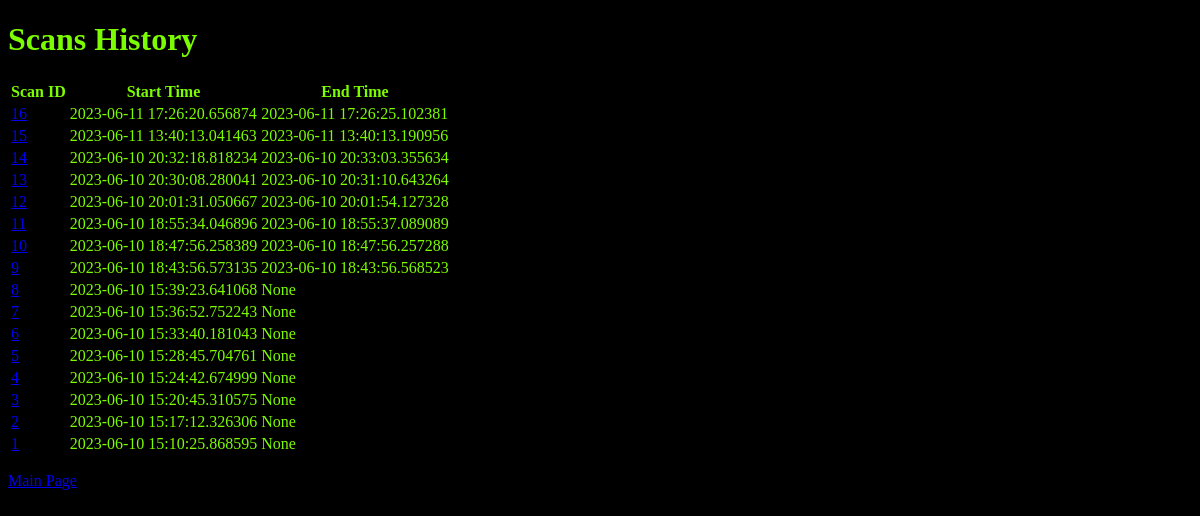
The page /scans on the database as committed earlier.
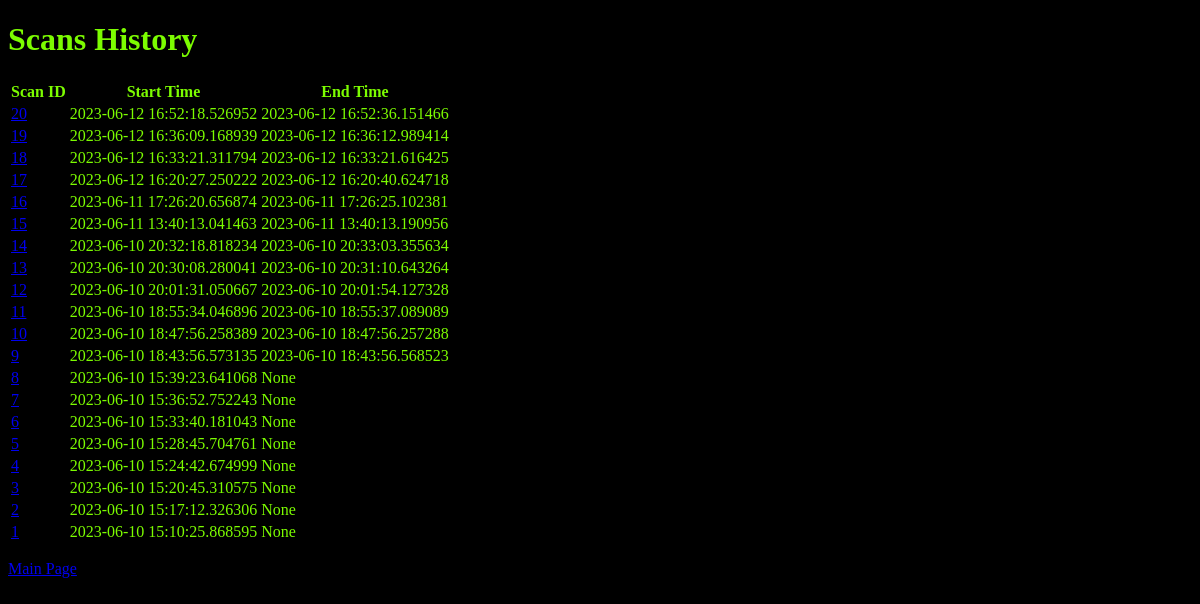
The same page on the database as committed later.
### app.py (models this page shows)
class Scan(db.Model):
    id = db.Column(db.Integer, primary_key=True)
    start_time = db.Column(db.DateTime)
    end_time = db.Column(db.DateTime)
    parameters = db.Column(db.String(255))
    command = db.Column(db.String(255))
    results = db.Column(db.Text)

### app.py (the view)
@app.route('/scans')
def scans():
    scans = Scan.query.order_by(Scan.start_time.desc()).all()
    return render_template('scans.html', scans=scans)

### templates/scans.html (shortened to what this page needs)
<!DOCTYPE html>
<html>
<head>
</head>
<body style="background-color: black">
    <h1>Scans History</h1>
    <table>
        <thead>
            <tr>
                <th>Scan ID</th>
                <th>Start Time</th>
                <th>End Time</th>
            </tr>
        </thead>
        <tbody>
            {% for scan in scans %}
                <tr>
                    <td><a href="/scan/{{ scan.id }}">{{ scan.id }}</a></td>
                    <td>{{ scan.start_time }}</td>
                    <td>{{ scan.end_time }}</td>
                </tr>
            {% endfor %}
        </tbody>
    </table>
    <p><a href="/">Main Page</a> </p>
</body>
</html>

### templates/scans.html (style rules this page uses)
h1, label, th, td, p { color: lawngreen }

Rows that differ between the two databases and show on the page:
added Scan: id "20", start_time "2023-06-12 16:52:18.526952", end_time "2023-06-12 16:52:36.151466"
added Scan: id "19", start_time "2023-06-12 16:36:09.168939", end_time "2023-06-12 16:36:12.989414"
added Scan: id "18", start_time "2023-06-12 16:33:21.311794", end_time "2023-06-12 16:33:21.616425"
added Scan: id "17", start_time "2023-06-12 16:20:27.250222", end_time "2023-06-12 16:20:40.624718"
